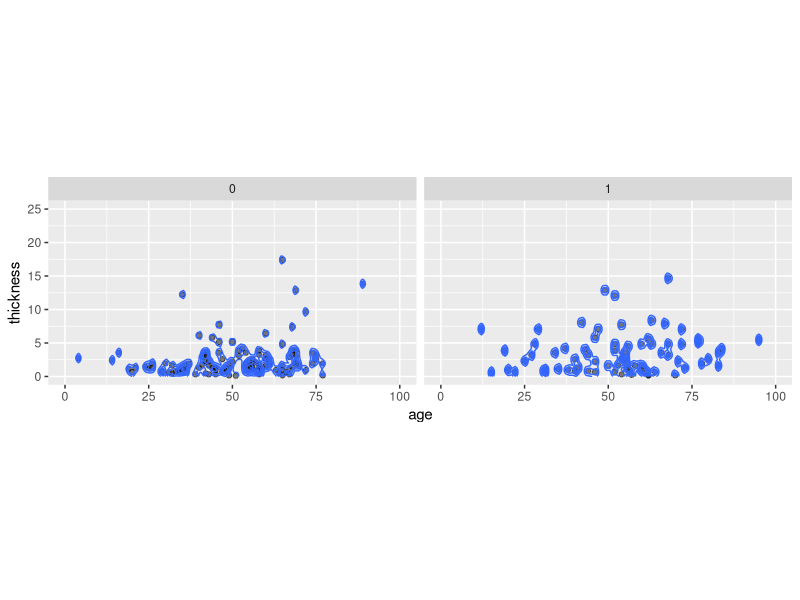
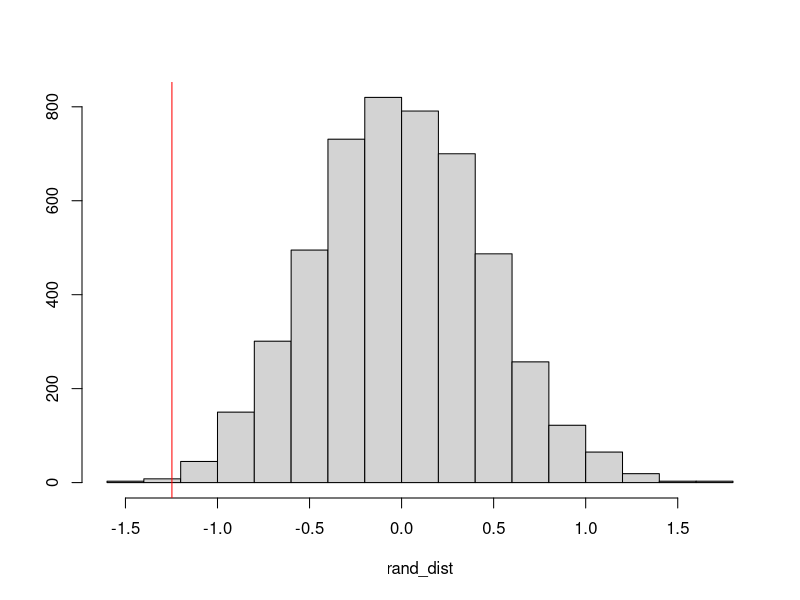
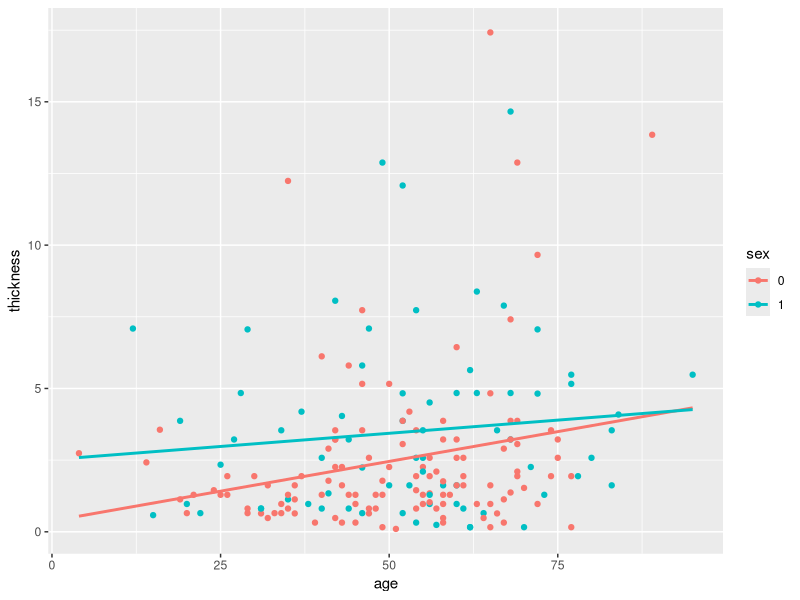
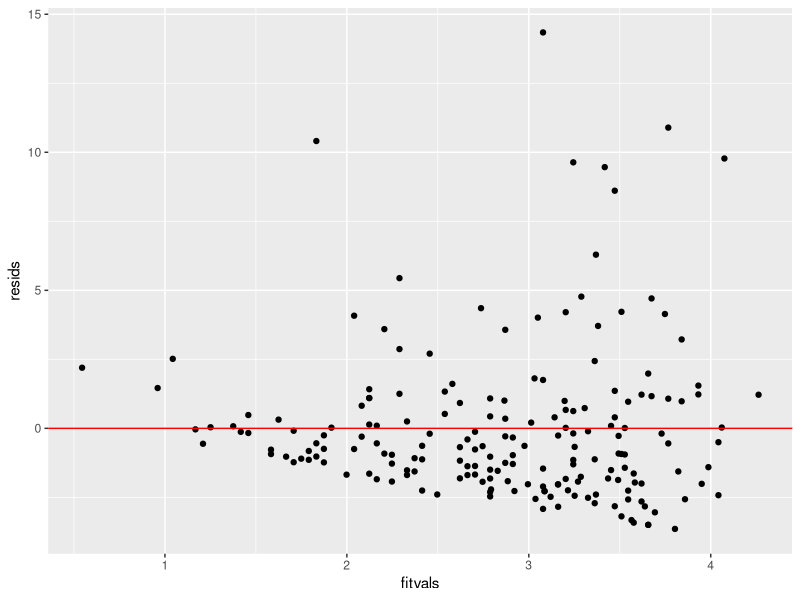
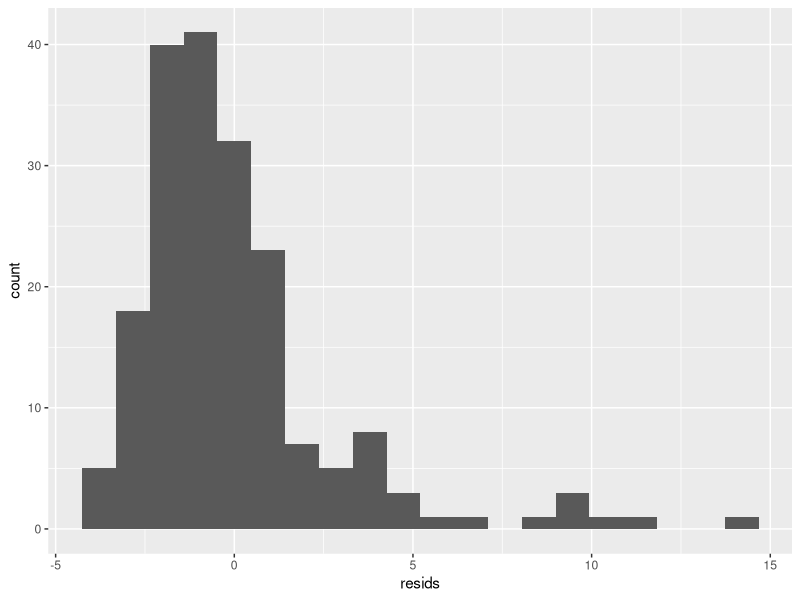
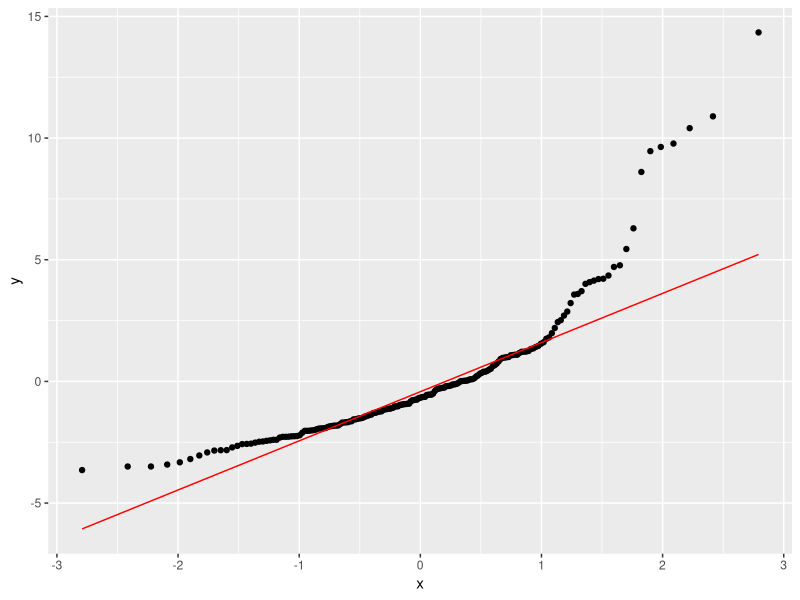
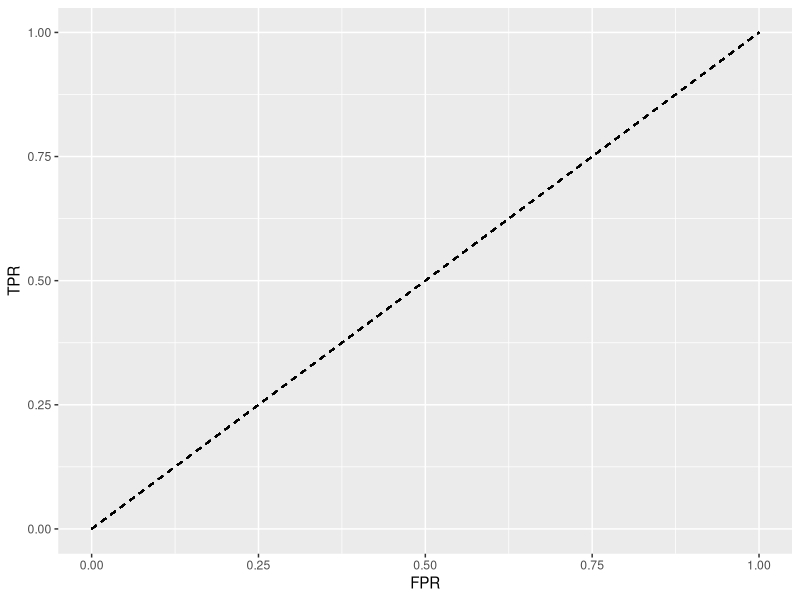

Write the R code that produced these figures, in order. (Note: this script raises an error after producing the figures.)
## ---- chunk 1
knitr::opts_chunk$set(echo = TRUE)
## ---- chunk 2
library("boot")
library("tidyverse")
library(sandwich)
library(lmtest)
head(melanoma)
melanoma<-melanoma
## ---- chunk 3
melanoma<- melanoma%>% filter(status<3)
melanoma<-melanoma%>% mutate(y=ifelse(melanoma$status==2,1,0))
## ---- chunk 4
ggplot(melanoma, aes(x =age , y = thickness)) +geom_point(alpha = .5) + geom_density_2d(h=2) + expand_limits(x=c(0,100), y=c(0, 25)) + coord_fixed(2) + facet_wrap(~sex) 
## ---- chunk 5
man1<-manova(cbind(age, thickness)~sex, data=melanoma)
summary(man1)

## ---- chunk 6
.05/3
## ---- chunk 7
rand_dist<-vector()
for(i in 1:5000){
new<-data.frame(thickness=sample(melanoma$thickness),status=melanoma$y)
rand_dist[i]<-mean(new[new$status==0,]$thickness)-
 mean(new[new$status==1,]$thickness)}
hist(rand_dist,main="",ylab=""); abline(v = -1.2476,col="red")
melanoma%>%group_by(y)%>%summarize(s=sd(thickness))%>%summarize(diff(s))
mean(rand_dist< -1.247643)*2


t.test(data=melanoma, thickness~y)
## ---- chunk 8

melanoma$ age_c<-(melanoma$age-mean(melanoma$age))

fit<-lm(thickness~ sex * age_c, data=melanoma)
summary(fit)

## ---- chunk 9
melanoma$sex<- as.character(as.numeric(melanoma$sex))
ggplot(data=melanoma, aes(x = age, y = thickness,color=sex )) + geom_point() + geom_smooth(method="lm", se=FALSE, fullrange=TRUE)
## ---- chunk 10
resids<-fit$residuals
fitvals<-fit$fitted.values
ggplot()+geom_point(aes(fitvals,resids))+geom_hline(yintercept=0, color='red')

ggplot()+geom_histogram(aes(resids),bins=20)

ggplot()+geom_qq(aes(sample=resids))+geom_qq_line(aes(sample=resids), color='red')
library(sandwich); library(lmtest)
bptest(fit)
## ---- chunk 11
coeftest(fit, vcov=vcovHC(fit))
## ---- chunk 12
(sum((melanoma$thicknesss-mean(melanoma$thickness))^2))-(sum(fit$residuals^2))/(sum((melanoma$thickness-mean(melanoma$thickness))^2))

## ---- chunk 13
samp_distn<-replicate(5000, {
 boot_dat<-melanoma[sample(nrow(melanoma),replace=TRUE),]
 fit<-lm(thickness~ sex * age_c, data=boot_dat)
 coef(fit)
})
samp_distn%>%t%>%as.data.frame%>%summarize_all(sd)
## ---- chunk 14
#fit1<-glm(y~thickness + age,data=melanoma,family=binomial)
#coeftest(fit1)

#0 age and 0 thickness
exp(2.208)
#1 thickness and 0 age
exp(2.208 +-0.238)
#1 age and 0 thickness
exp(2.208+-0.012)
## ---- chunk 15
#melanoma$prob<-predict(fit1,type="response")
#table(truth=melanoma$y, predict=as.numeric(melanoma$prob>.5))%>%addmargins

## ---- chunk 16
#accuracy
(10+125)/191
#tnr
10/57
#tpr
125/134
#ppv
125/172
## ---- chunk 17
#melanoma$y<- as.factor(as.numeric(melanoma$sex))

#melanoma$logit<-predict(fit1)
#melanoma$outcome <-factor(melanoma$y,levels=c("survived","died"))
#ggplot(data=melanoma,aes(logit, fill=melanoma$y))+geom_density(alpha=.3)+
  #geom_vline(xintercept=0,lty=2)
## ---- chunk 18
sens<-function(p,data=melanoma, y=y) mean(melanoma[melanoma$y==0,]$prob>p)
spec<-function(p,data=melanoma, y=y) mean(melanoma[melanoma$y==1,]$prob<p)
sensitivity<-sapply(seq(0,1,.01),sens,melanoma)
specificity<-sapply(seq(0,1,.01),spec,melanoma)

ROC1<-data.frame(sensitivity,specificity,cutoff=seq(0,1,.01))
ROC1$TPR<-sensitivity
ROC1$FPR<-1-specificity

ROC1%>%ggplot(aes(FPR,TPR))+geom_path(size=1.5)+geom_segment(aes(x=0,y=0,xend=1,yend=1),lty=2)+
 scale_x_continuous(limits = c(0,1))

ROC1<-ROC1[order(-ROC1$cutoff),]
widths<-diff(ROC1$FPR)
heights<-vector()
for(i in 1:100) heights[i]<-ROC1$TPR[i]+ROC1$TPR[i+1]
AUC<-sum(heights*widths/2)
AUC%>%round(3)
## ---- chunk 19
class_diag<-function(probs,truth){
 tab<-table(factor(probs>.5,levels=c("FALSE","TRUE")),truth)
 acc=sum(diag(tab))/sum(tab)
 sens=tab[2,2]/colSums(tab)[2]
 spec=tab[1,1]/colSums(tab)[1]
 ppv=tab[2,2]/rowSums(tab)[2]
 if(is.numeric(truth)==FALSE & is.logical(truth)==FALSE) truth<-as.numeric(truth)-1
 
 ord<-order(probs, decreasing=TRUE)
 probs <- probs[ord]; truth <- truth[ord]
 TPR=cumsum(truth)/max(1,sum(truth))
 FPR=cumsum(!truth)/max(1,sum(!truth))
 dup<-c(probs[-1]>=probs[-length(probs)], FALSE)
 TPR<-c(0,TPR[!dup],1); FPR<-c(0,FPR[!dup],1)
 n <- length(TPR)
 auc<- sum( ((TPR[-1]+TPR[-n])/2) * (FPR[-1]-FPR[-n]) )
 data.frame(acc,sens,spec,ppv,auc)
} 

set.seed(1234)
k=10 
data1<-melanoma[sample(nrow(melanoma)),] #randomly order rows
folds<-cut(seq(1:nrow(melanoma)),breaks=k,labels=F) #create folds
diags<-NULL
for(i in 1:k){
 train<-data1[folds!=i,]
 test<-data1[folds==i,]
 truth<-test$y
 
 #fit<-glm(y~thickness + age,data=train,family="binomial")
 #probs<-predict(fit,newdata = test,type="response")
 
 #diags<-rbind(diags,class_diag(probs,truth))
}

#apply(diags,2,mean)
## ---- chunk 20

#library(glmnet)
data("melanoma")
y<-as.matrix(melanoma$y)
x<-melanoma%>%dplyr::select(time:ulcer)%>%mutate_all(scale)%>%as.matrix
#cv<-cv.glmnet(x,y)

#lasso1<-glmnet(x,y,lambda=cv$lambda.1se)
#coef(lasso1)
## ---- chunk 21
melanoma<-melanoma%>% mutate(y=ifelse(melanoma$status==2,1,0))

#set.seed(1234)
#k=5 
#data1<-melanoma[sample(nrow(melanoma)),] 
#folds<-cut(seq(1:nrow(mtcars)),breaks=k,labels=F) 
#diags<-NULL
#for(i in 1:k){
 #train<-data1[folds!=i,]
 #test<-data1[folds==i,]
 #fit<-lm(y~.,data=train)
 #yhat<-predict(fit,newdata=test)
 #diags<-mean((test$y-yhat)^2)}
#mean(diags)
